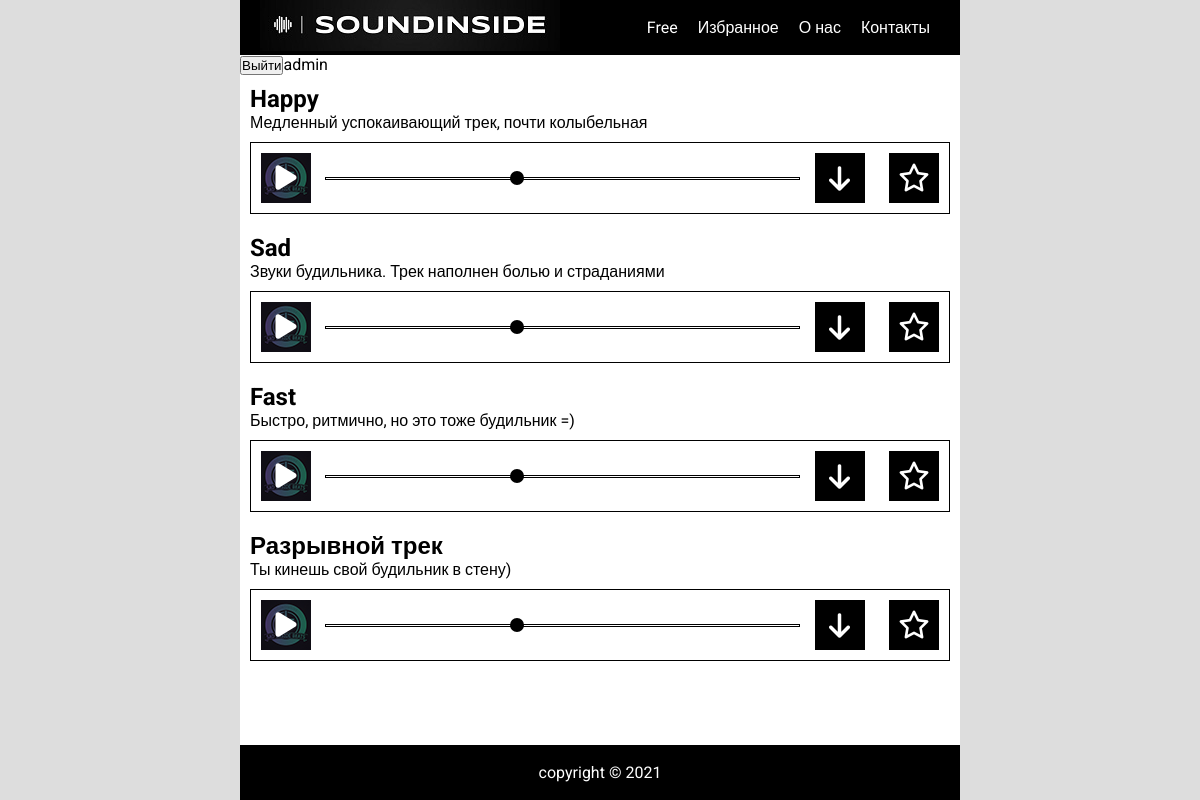
The page /favorite.php (signed in) on the database its author committed.
### tables this page shows
CREATE TABLE `bits` (
  `id` int(11) NOT NULL,
  `author` varchar(32) NOT NULL,
  `title` varchar(32) NOT NULL,
  `description` varchar(128) NOT NULL,
  `source` varchar(64) NOT NULL
);

### templates/favorite.php (the view, shortened to what this page needs)
<?php
    $curentUserLogin = $_COOKIE["login"] ? $_COOKIE["login"] : header("Location: login.php");
    $db = mysqli_connect("localhost", "root", "", "soundinside") or die("ошибка подключения");
    $favorites = mysqli_fetch_assoc( mysqli_query($db, "SELECT favorite_list FROM users WHERE login = '$curentUserLogin'") )["favorite_list"];
    $favorites = json_decode($favorites, true);
    if ( !is_array($favorites) || count($favorites) == 0 ) {
        echo "Список избранного пуст";
    } else {
        $idRange = "id = {$favorites['0']}";
        for ($i = 1; $i < count($favorites); $i++) {
            $idRange = $idRange." or id = {$favorites[$i]}";
        }
        $result = mysqli_query($db, "SELECT * FROM bits WHERE $idRange");
        while ($data = mysqli_fetch_assoc($result)):?>
            <div class="bit" id="<?= $data["id"]?>">
                <h2 class="bit__title"><?= $data["title"]?></h2>
                <p class="bit__description"><?= $data["description"]?></p>
                <div class="bit__player flex">
                    <div class="bit__controls flex">
                        <img src="public/images/authors/<?= $data["author"]?>.jpg" alt="<?= $data["author"]?>" class="bit__album">
                        <button class="bit__play absolute"><i class="fas fa-play"></i></button>
                    </div>
                    <input type="range" name="" id="" class="bit__range" value="40">
                    <div class="bit__controls flex">
                        <a href="public/files/audio/<?= $data["source"]?>" class="bit__link" download><i class="fas fa-arrow-down"></i></a>
                    </div>
                    <div class="bit__controls flex ml-10">
                        <form action=""><button class="bit__favorite absolute" formaction="addToFavorite.php" formmethod="post" name="favorite" value="<?= $data["id"]?>"><i class="far fa-star"></i></button></form>
                    </div>
                </div>
            </div>
        <?php endwhile;
    }

### public/css/main.css (style rules this page uses)
* { margin: 0; padding: 0; box-sizing: border-box; font-family: 'Roboto', sans-serif; }
body { background-color: #ddd; }
.absolute { position: absolute; }
.flex { display: flex; justify-content: space-between; align-items: center; }
.navigation__link, .bit__link { display: block; padding: 10px; text-decoration: none; color: #fff; }
.bit { padding: 10px; }
.bit__player { border: 1px solid #000; padding: 10px; margin-top: 10px; }
.bit__controls { width: 50px; height: 50px; background-color: #000; justify-content: center; position: relative; }
.bit__controls form { width: 100%; height: 100%; }
.bit__album { filter: brightness(50%); }
.bit__link, .fa-play, .fa-pause, .fa-star { color: #fff; font-size: 28px; cursor: pointer; }
.bit__play, .bit__pause, .bit__favorite { background-color: transparent; border: none; width: 100%; height: 100%; }
.ml-10 { margin-left: 10px; }
.bit__link { display: block; text-align: center; width: 100%; height: 100%; }
input[type=range] { width: 70%; margin: 5.5px 0; background-color: transparent; -webkit-appearance: none; }

### rows shown on the page
bits: title "Happy", description "Медленный успокаивающий трек, почти колыбельная", author (picture), $data["id"] 1 (drawn)
bits: title "Sad", description "Звуки будильника. Трек наполнен болью и страданиями", author (picture), $data["id"] 2 (drawn)
bits: title "Fast", description "Быстро, ритмично, но это тоже будильник =)", author (picture), $data["id"] 3 (drawn)
bits: title "Разрывной трек", description "Ты кинешь свой будильник в стену)", author (picture), $data["id"] 4 (drawn)

### other values the page prints
$_COOKIE["login"] "admin"
Date("Y") "2021"
